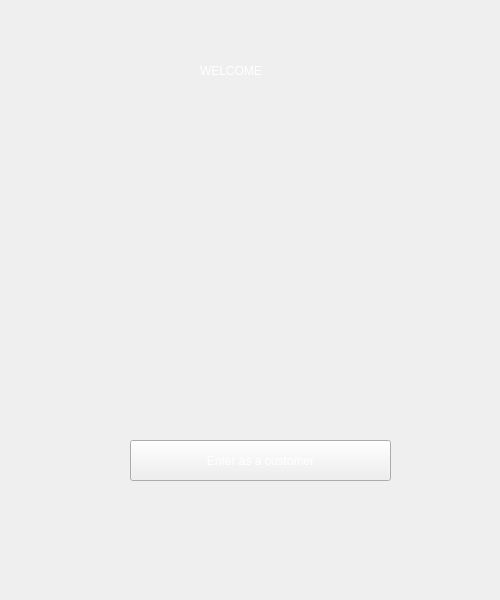
<?xml version="1.0" encoding="UTF-8"?>
<ui version="4.0">
 <class>MainWindow</class>
 <widget class="QMainWindow" name="MainWindow">
  <property name="geometry">
   <rect>
    <x>0</x>
    <y>0</y>
    <width>500</width>
    <height>600</height>
   </rect>
  </property>
  <property name="windowTitle">
   <string>MainWindow</string>
  </property>
  <property name="styleSheet">
   <string notr="true">background-image: url(:/images/BG.png);</string>
  </property>
  <widget class="QWidget" name="centralWidget">
   <widget class="QLabel" name="header">
    <property name="geometry">
     <rect>
      <x>200</x>
      <y>50</y>
      <width>111</width>
      <height>41</height>
     </rect>
    </property>
    <property name="styleSheet">
     <string notr="true">color: rgb(255, 255, 255);
font: 75 24pt &quot;Ubuntu Mono&quot;;
</string>
    </property>
    <property name="text">
     <string>WELCOME</string>
    </property>
   </widget>
   <widget class="QPushButton" name="custButton">
    <property name="geometry">
     <rect>
      <x>130</x>
      <y>440</y>
      <width>261</width>
      <height>41</height>
     </rect>
    </property>
    <property name="styleSheet">
     <string notr="true">color: rgb(255, 255, 255);
font: 75 16pt &quot;Ubuntu Mono&quot;;</string>
    </property>
    <property name="text">
     <string>Enter as a customer</string>
    </property>
   </widget>
  </widget>
 </widget>
 <layoutdefault spacing="6" margin="11"/>
 <resources/>
 <connections/>
</ui>
